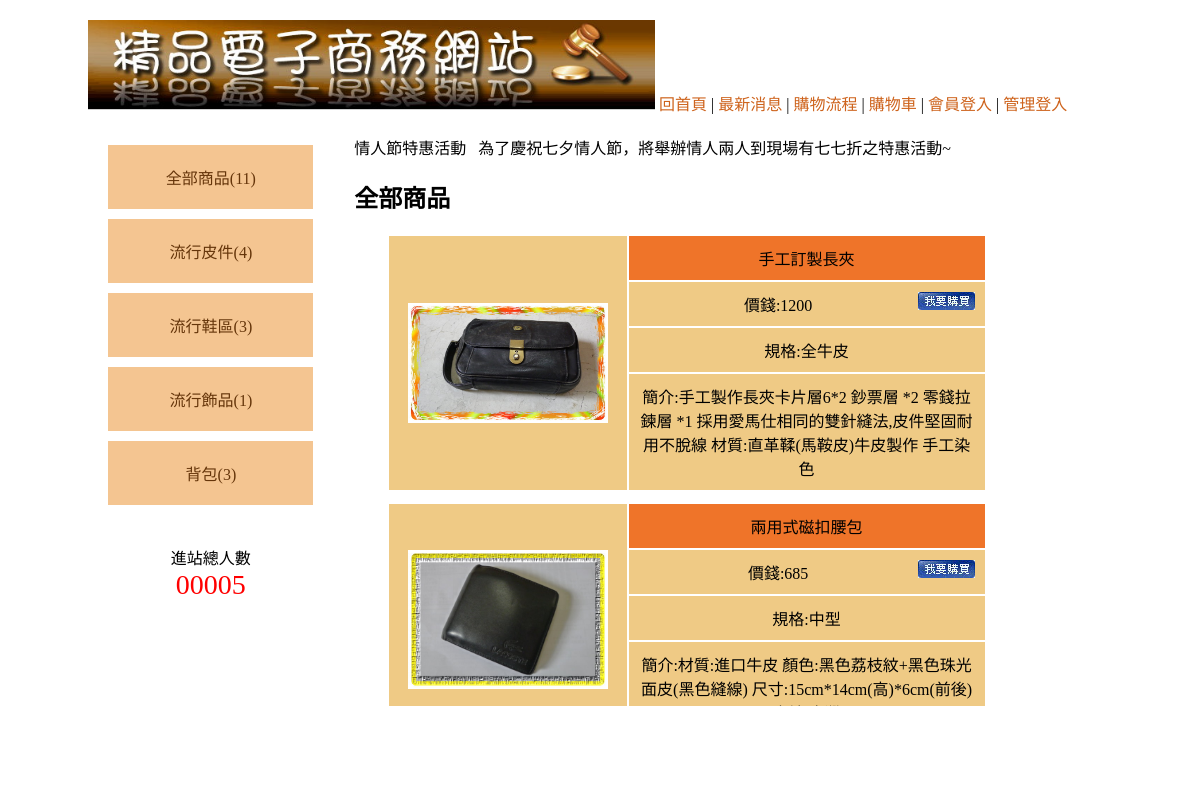
The page /web04_1/index1.php on the database its author committed.
### tables this page shows
CREATE TABLE `p_item` (
  `id` int(11) UNSIGNED NOT NULL,
  `c1` int(11) NOT NULL,
  `c2` int(11) NOT NULL,
  `no` text NOT NULL,
  `name` text NOT NULL,
  `type` text NOT NULL,
  `qt` int(11) NOT NULL,
  `price` int(11) NOT NULL,
  `info` text NOT NULL,
  `img` text NOT NULL,
  `sell` int(11) NOT NULL
);

### web04_1/item_list.php (the view, shortened to what this page needs)
<?php
  $title = "";
  if(isset($_GET['c1'])){
    $c1=$_GET['c1'];
    $title .= $cat[$c1-1]['name'];
    $result=$conn->query("select * from p_item where c1={$c1}");
  }else{
    $title .= "全部商品";
    $result=$conn->query("select * from p_item");
  }
  echo "<h2>".$title."</h2>";
  while($row=$result->fetch(PDO::FETCH_ASSOC)){
?>
<table class="all" width="100%" border="0">
  <tr>
    <td rowspan="4" class="pp ct" width="40%">
      <a href="index1.php?do=item_detail&i=<?=$row["id"]?>">
        <img src="assets/<?=$row["img"]?>" width="200"/>
      </a>
    </td>
    <td class="tt ct"><?=$row["name"]?></td>
  </tr>
  <tr>
    <td class="pp ct">
      價錢:<?=$row["price"]?>
      <span style="float:right">
        <img src="assets/0402.jpg" onclick="lof('?do=buycart&i=<?=$row["id"]?>')">
      </span>
    </td>
  </tr>
  <tr>
    <td class="pp ct">規格:<?=$row["type"]?></td>
  </tr>
  <tr>
    <td class="pp ct">簡介:<?=$row["info"]?></td>
  </tr>
</table>
<?php }?>

### web04_1/assets/css.css (style rules this page uses)
body { font-family:"微軟正黑體"; }
.ct { text-align:center; }
.all { width:90%; margin:10px auto 10px auto; }
.all td { min-width:100px; padding:10px; }
.tt { background:#EF7429; }
.pp { background:#EFCA85; }

### rows shown on the page
p_item: img (picture), name "手工訂製長夾", price "1200", type "全牛皮", info "手工製作長夾卡片層6*2 鈔票層 *2 零錢拉鍊層 *1 採用愛馬仕相同的雙針縫法,皮件堅固耐用不脫線 材質:直革鞣(馬鞍皮)牛皮製作 手工染色"
p_item: img (picture), name "兩用式磁扣腰包", price "685", type "中型", info "材質:進口牛皮 顏色:黑色荔枝紋+黑色珠光面皮(黑色縫線) 尺寸:15cm*14cm(高)*6cm(前後)…"

### other values the page prints
$allCount "11"
$cat[$row1['c1']-1]['name'] "流行皮件"
$row1['cc1'] "4"
$cat[$row1['c1']-1]['name'] "流行鞋區"
$row1['cc1'] "3"
$cat[$row1['c1']-1]['name'] "流行飾品"
$row1['cc1'] "1"
$cat[$row1['c1']-1]['name'] "背包"
$title "全部商品"
